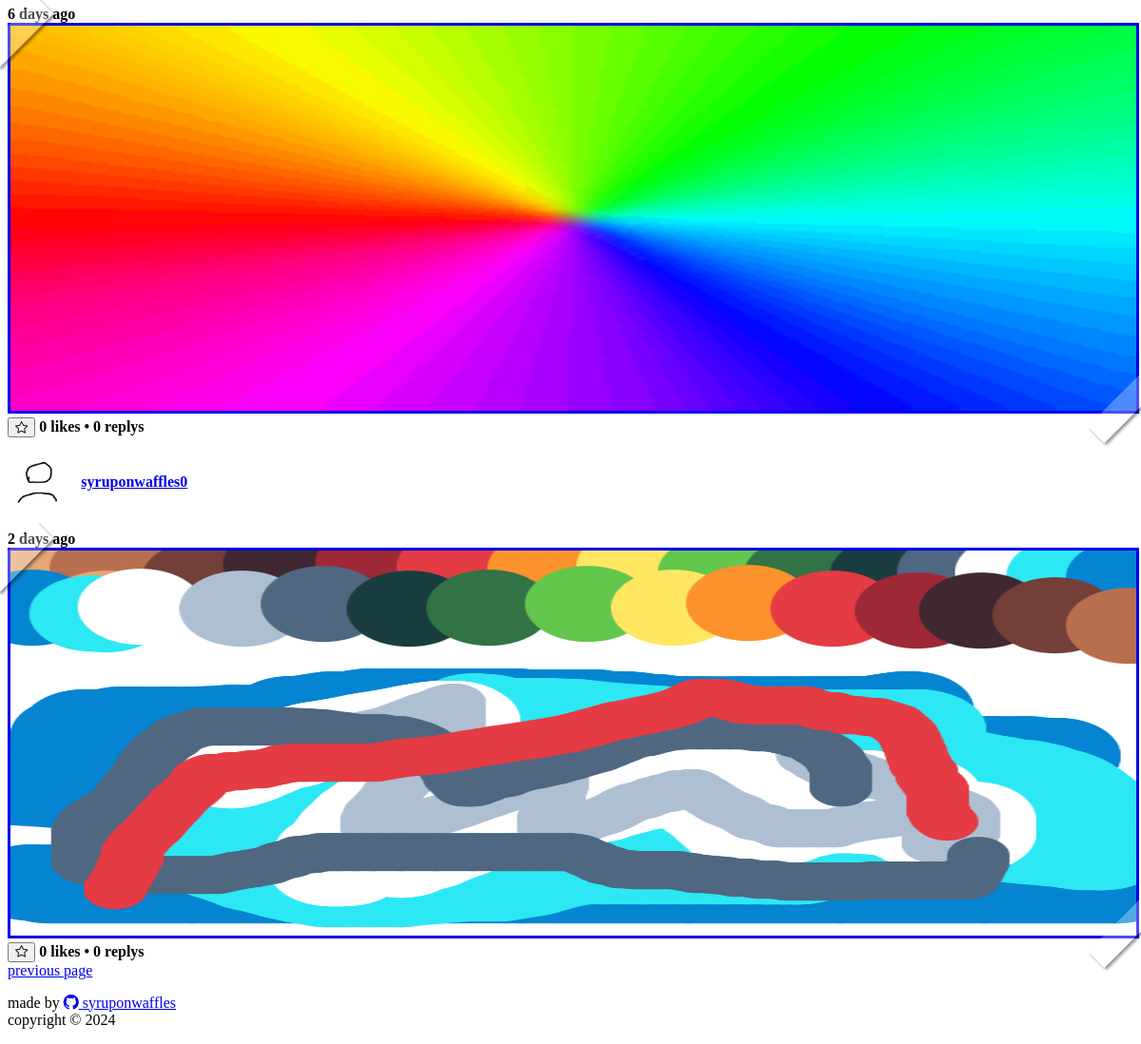
Before: /?sort_by=best&page=3 (lower part) with the older database file.
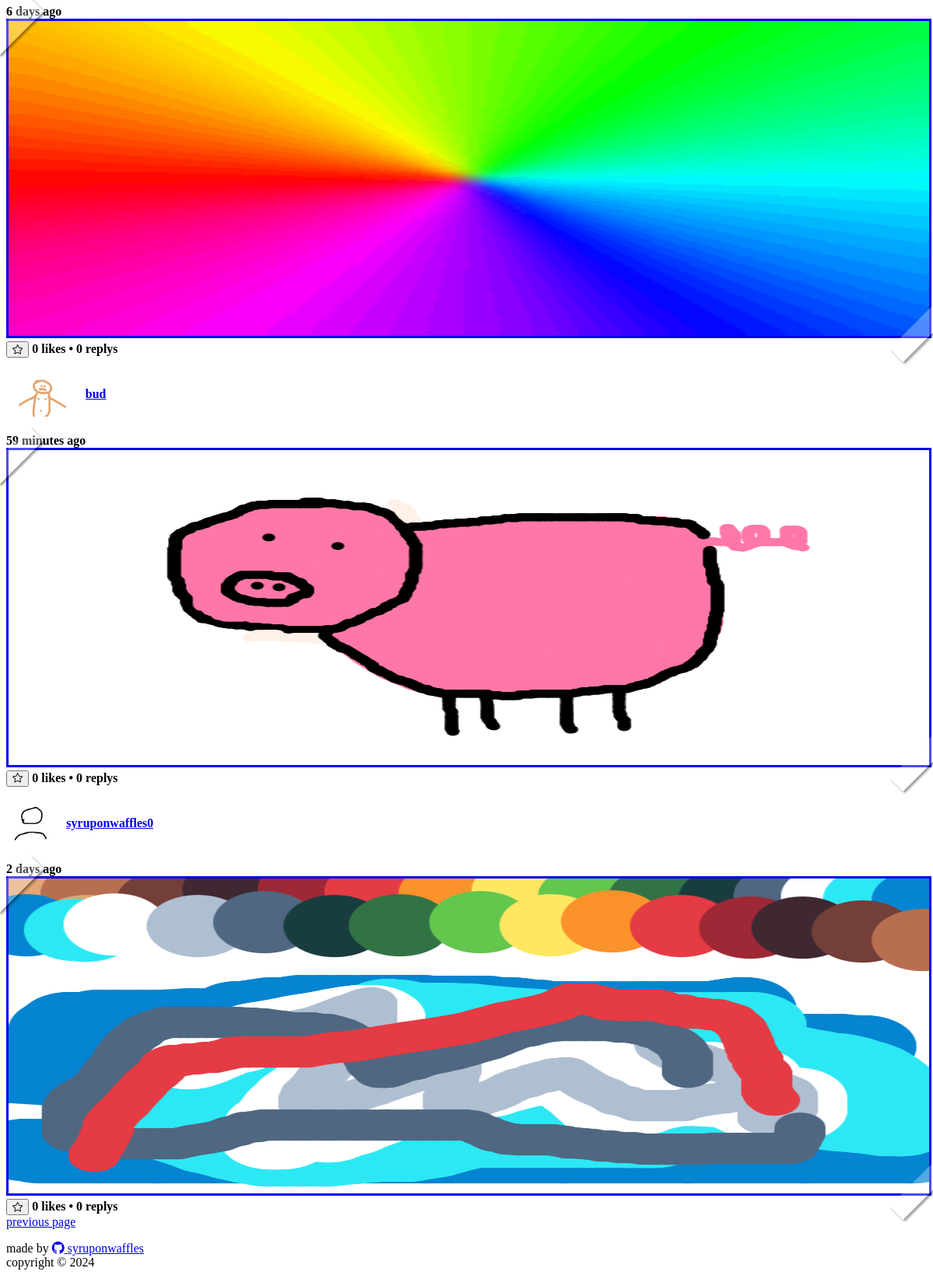
After: the same page with the newer database file.
### socialMedia/models.py (models this page shows, shortened)
class Post(models.Model):
    body = models.ImageField()
    created_by = models.ForeignKey("UserProfile", on_delete=models.CASCADE)
    created_on = models.DateTimeField(auto_now_add=True)

class UserProfile(models.Model):
    user = models.OneToOneField(User, on_delete=models.CASCADE,related_name='profile')
    profile_picture = models.ImageField(default="placeholders/fpfPlaceholder.png")
    bio_picture = models.ImageField(default="placeholders/bioPlaceholder.png")
    def __str__(self):
        return self.user.username

### socialMedia/views.py (the view)
# urls.py: path('',views.post_homepage,name="home"),
def post_homepage(request):
    page=1
    order_by="-like_count"
    url_sort_by="best"
    parsed_url = parse_qs(urlparse(request.build_absolute_uri()).query)
    if('page' in parsed_url):
        page=parsed_url['page'][0]
    if('sort_by' in parsed_url):
        if(parsed_url['sort_by'][0]=="best"):
            order_by="-like_count"
            url_sort_by="best"
        elif(parsed_url['sort_by'][0]=="worst"):
            order_by="like_count"
            url_sort_by="worst"
        elif(parsed_url['sort_by'][0]=="new"):
            order_by="-created_on"
            url_sort_by="new"
    posts = Post.objects.all()
    posts = Paginator(posts.annotate(like_count=Count('likes')).order_by(order_by), 10)
    context = {
        "posts": posts.page(page),
        "url_sort_by" :url_sort_by,
        "page" : page,
        "max_page" : posts.num_pages
    }
    return render(request, "homepage.html", context)

### socialMedia/templates/homepage.html (shortened to what this page needs)
{% extends "base.html" %}
{% block content %}
    {% for post in posts %}
        {% include 'components/post.html' %}
    {% endfor %}
    {% include "components/page.html" %}
{% endblock content %}

### socialMedia/templates/components/post.html (shortened to what this page needs)
{% load static %}
{% load filters %}
<section class="post">
    <div>
        <h4>
            <a href="{% url 'profile_detail' post.created_by.pk%}"><img style="height: 55px; border-style: none;vertical-align: middle;" src="/media/{{post.created_by.profile_picture}}" ></a>
            <a href="{% url 'profile_detail' post.created_by.pk%}">{{ post.created_by|truncatechars:20 }}</a>
        </h4>
        <b>{{ post.created_on|timesince}} ago</b>
        <div class="photo"><a href="{% url 'post_detail' post.pk%}"> <img class="art" src="/media/{{post.body.name }}" ></a></div>
    </div>
    {% if user.is_authenticated %}
            <button hx-swap="begin" hx-post="{% url 'post_like' post.pk %}">
                {% if post.likes.all|dasame:user.pk %}
                <i class="bi bi-star-fill"></i>
                {% else %}
                <i class="bi bi-star"></i>
                {% endif %}
            </button>
    {% else %}
        <form style="display: inline;" method="post" action="{% url 'account_login' %}">
            <button type="submit"><i class="bi bi-star"></i></button>
        </form>
    {% endif %}
    <h4 style="display: inline"> <span id='like-count' id="likes">{{post.likes.all.count}}</span> likes • <span x-text="replys">{{post.replys.all.count}}</span> replys</h4>
    </section>

Changed rows visible on the page:
added Post: created_by.profile_picture (picture), created_by "bud", created_on "59 minutes", body.name (picture), likes.all.count "0", replys.all.count "0"
